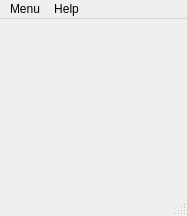
<?xml version="1.0" encoding="UTF-8"?>
<ui version="4.0">
 <class>MainWindow</class>
 <widget class="QMainWindow" name="MainWindow">
  <property name="enabled">
   <bool>true</bool>
  </property>
  <property name="geometry">
   <rect>
    <x>0</x>
    <y>0</y>
    <width>187</width>
    <height>216</height>
   </rect>
  </property>
  <property name="windowTitle">
   <string>Code Red</string>
  </property>
  <widget class="QWidget" name="centralwidget"/>
  <widget class="QMenuBar" name="menubar">
   <property name="geometry">
    <rect>
     <x>0</x>
     <y>0</y>
     <width>187</width>
     <height>21</height>
    </rect>
   </property>
   <widget class="QMenu" name="menuHelp">
    <property name="title">
     <string>Help</string>
    </property>
   </widget>
   <widget class="QMenu" name="menuMenu">
    <property name="title">
     <string>Menu</string>
    </property>
    <addaction name="actionLight_mode"/>
    <addaction name="actionSpeed_and_distance"/>
    <addaction name="actionRecent_messages"/>
    <addaction name="actionSound"/>
    <addaction name="actionQuit"/>
   </widget>
   <addaction name="menuMenu"/>
   <addaction name="menuHelp"/>
  </widget>
  <widget class="QStatusBar" name="statusbar"/>
  <action name="actionLight_mode">
   <property name="text">
    <string>Light mode</string>
   </property>
  </action>
  <action name="actionSpeed_and_distance">
   <property name="text">
    <string>Speed and distance</string>
   </property>
  </action>
  <action name="actionRecent_messages">
   <property name="text">
    <string>Recent messages</string>
   </property>
  </action>
  <action name="actionSound">
   <property name="text">
    <string>Sound</string>
   </property>
  </action>
  <action name="actionQuit">
   <property name="text">
    <string>Quit</string>
   </property>
  </action>
 </widget>
 <resources/>
 <connections/>
</ui>
